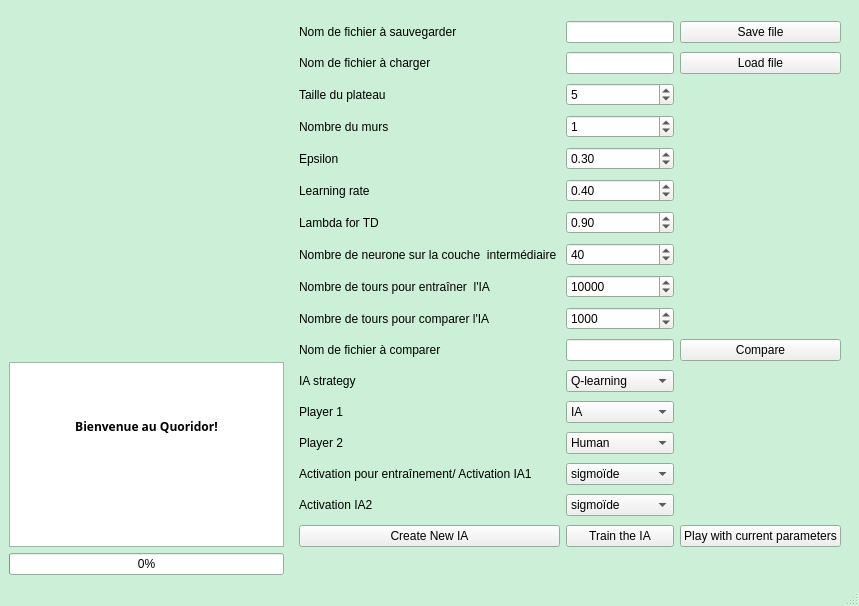
<?xml version="1.0" encoding="UTF-8"?>
<ui version="4.0">
 <class>MainWindow</class>
 <widget class="QMainWindow" name="MainWindow">
  <property name="geometry">
   <rect>
    <x>0</x>
    <y>0</y>
    <width>859</width>
    <height>606</height>
   </rect>
  </property>
  <property name="palette">
   <palette>
    <active>
     <colorrole role="Base">
      <brush brushstyle="SolidPattern">
       <color alpha="255">
        <red>255</red>
        <green>255</green>
        <blue>255</blue>
       </color>
      </brush>
     </colorrole>
     <colorrole role="Window">
      <brush brushstyle="SolidPattern">
       <color alpha="255">
        <red>204</red>
        <green>240</green>
        <blue>215</blue>
       </color>
      </brush>
     </colorrole>
    </active>
    <inactive>
     <colorrole role="Base">
      <brush brushstyle="SolidPattern">
       <color alpha="255">
        <red>255</red>
        <green>255</green>
        <blue>255</blue>
       </color>
      </brush>
     </colorrole>
     <colorrole role="Window">
      <brush brushstyle="SolidPattern">
       <color alpha="255">
        <red>204</red>
        <green>240</green>
        <blue>215</blue>
       </color>
      </brush>
     </colorrole>
    </inactive>
    <disabled>
     <colorrole role="Base">
      <brush brushstyle="SolidPattern">
       <color alpha="255">
        <red>204</red>
        <green>240</green>
        <blue>215</blue>
       </color>
      </brush>
     </colorrole>
     <colorrole role="Window">
      <brush brushstyle="SolidPattern">
       <color alpha="255">
        <red>204</red>
        <green>240</green>
        <blue>215</blue>
       </color>
      </brush>
     </colorrole>
    </disabled>
   </palette>
  </property>
  <property name="cursor">
   <cursorShape>PointingHandCursor</cursorShape>
  </property>
  <property name="windowTitle">
   <string> Quoridor</string>
  </property>
  <widget class="QWidget" name="centralwidget">
   <layout class="QGridLayout" name="gridLayout_2">
    <item row="2" column="2">
     <widget class="QProgressBar" name="progressBar">
      <property name="mouseTracking">
       <bool>false</bool>
      </property>
      <property name="autoFillBackground">
       <bool>false</bool>
      </property>
      <property name="value">
       <number>0</number>
      </property>
      <property name="textVisible">
       <bool>true</bool>
      </property>
      <property name="invertedAppearance">
       <bool>false</bool>
      </property>
     </widget>
    </item>
    <item row="1" column="2">
     <widget class="QTextEdit" name="textEdit">
      <property name="maximumSize">
       <size>
        <width>6044</width>
        <height>185</height>
       </size>
      </property>
      <property name="font">
       <font>
        <family>Segoe Print</family>
        <pointsize>9</pointsize>
        <weight>75</weight>
        <bold>true</bold>
       </font>
      </property>
      <property name="cursor" stdset="0">
       <cursorShape>PointingHandCursor</cursorShape>
      </property>
      <property name="readOnly">
       <bool>true</bool>
      </property>
      <property name="html">
       <string>&lt;!DOCTYPE HTML PUBLIC &quot;-//W3C//DTD HTML 4.0//EN&quot; &quot;http://www.w3.org/TR/REC-html40/strict.dtd&quot;&gt;
&lt;html&gt;&lt;head&gt;&lt;meta name=&quot;qrichtext&quot; content=&quot;1&quot; /&gt;&lt;style type=&quot;text/css&quot;&gt;
p, li { white-space: pre-wrap; }
&lt;/style&gt;&lt;/head&gt;&lt;body style=&quot; font-family:'Segoe Print'; font-size:9pt; font-weight:600; font-style:normal;&quot;&gt;
&lt;p align=&quot;center&quot; style=&quot;-qt-paragraph-type:empty; margin-top:0px; margin-bottom:0px; margin-left:0px; margin-right:0px; -qt-block-indent:0; text-indent:0px;&quot;&gt;&lt;br /&gt;&lt;/p&gt;
&lt;p align=&quot;center&quot; style=&quot;-qt-paragraph-type:empty; margin-top:0px; margin-bottom:0px; margin-left:0px; margin-right:0px; -qt-block-indent:0; text-indent:0px;&quot;&gt;&lt;br /&gt;&lt;/p&gt;
&lt;p align=&quot;center&quot; style=&quot;-qt-paragraph-type:empty; margin-top:0px; margin-bottom:0px; margin-left:0px; margin-right:0px; -qt-block-indent:0; text-indent:0px;&quot;&gt;&lt;br /&gt;&lt;/p&gt;
&lt;p align=&quot;center&quot; style=&quot; margin-top:0px; margin-bottom:0px; margin-left:0px; margin-right:0px; -qt-block-indent:0; text-indent:0px;&quot;&gt;Bienvenue au Quoridor!&lt;/p&gt;&lt;/body&gt;&lt;/html&gt;</string>
      </property>
     </widget>
    </item>
    <item row="0" column="3" rowspan="3">
     <widget class="QWidget" name="widget" native="true">
      <layout class="QGridLayout" name="gridLayout">
       <item row="0" column="0">
        <widget class="QLabel" name="label">
         <property name="text">
          <string>Nom de fichier à sauvegarder</string>
         </property>
        </widget>
       </item>
       <item row="0" column="1">
        <widget class="QLineEdit" name="savelineEdit">
         <property name="focusPolicy">
          <enum>Qt::WheelFocus</enum>
         </property>
        </widget>
       </item>
       <item row="0" column="2">
        <widget class="QPushButton" name="saveButton">
         <property name="focusPolicy">
          <enum>Qt::NoFocus</enum>
         </property>
         <property name="text">
          <string>Save file</string>
         </property>
        </widget>
       </item>
       <item row="1" column="0">
        <widget class="QLabel" name="label_2">
         <property name="text">
          <string>Nom de fichier à charger</string>
         </property>
        </widget>
       </item>
       <item row="1" column="1">
        <widget class="QLineEdit" name="loadlineEdit">
         <property name="focusPolicy">
          <enum>Qt::WheelFocus</enum>
         </property>
        </widget>
       </item>
       <item row="1" column="2">
        <widget class="QPushButton" name="loadButton">
         <property name="minimumSize">
          <size>
           <width>0</width>
           <height>0</height>
          </size>
         </property>
         <property name="focusPolicy">
          <enum>Qt::NoFocus</enum>
         </property>
         <property name="text">
          <string>Load file</string>
         </property>
        </widget>
       </item>
       <item row="2" column="0">
        <widget class="QLabel" name="label_3">
         <property name="text">
          <string>Taille du plateau</string>
         </property>
        </widget>
       </item>
       <item row="2" column="1">
        <widget class="QSpinBox" name="sizespinBox">
         <property name="focusPolicy">
          <enum>Qt::WheelFocus</enum>
         </property>
         <property name="minimum">
          <number>3</number>
         </property>
         <property name="maximum">
          <number>9</number>
         </property>
         <property name="value">
          <number>5</number>
         </property>
        </widget>
       </item>
       <item row="3" column="0">
        <widget class="QLabel" name="label_4">
         <property name="text">
          <string>Nombre du murs</string>
         </property>
        </widget>
       </item>
       <item row="3" column="1">
        <widget class="QSpinBox" name="nbrWallpinBox">
         <property name="focusPolicy">
          <enum>Qt::WheelFocus</enum>
         </property>
         <property name="maximum">
          <number>10</number>
         </property>
         <property name="value">
          <number>1</number>
         </property>
        </widget>
       </item>
       <item row="4" column="0">
        <widget class="QLabel" name="label_5">
         <property name="text">
          <string>Epsilon</string>
         </property>
        </widget>
       </item>
       <item row="4" column="1">
        <widget class="QDoubleSpinBox" name="epsilonSpinBox">
         <property name="focusPolicy">
          <enum>Qt::WheelFocus</enum>
         </property>
         <property name="maximum">
          <double>1.000000000000000</double>
         </property>
         <property name="singleStep">
          <double>0.010000000000000</double>
         </property>
         <property name="value">
          <double>0.300000000000000</double>
         </property>
        </widget>
       </item>
       <item row="5" column="0">
        <widget class="QLabel" name="label_6">
         <property name="text">
          <string>Learning rate</string>
         </property>
        </widget>
       </item>
       <item row="5" column="1">
        <widget class="QDoubleSpinBox" name="learningRateSpinBox">
         <property name="focusPolicy">
          <enum>Qt::WheelFocus</enum>
         </property>
         <property name="maximum">
          <double>1.000000000000000</double>
         </property>
         <property name="singleStep">
          <double>0.010000000000000</double>
         </property>
         <property name="value">
          <double>0.400000000000000</double>
         </property>
        </widget>
       </item>
       <item row="6" column="0">
        <widget class="QLabel" name="label_7">
         <property name="text">
          <string>Lambda for TD</string>
         </property>
        </widget>
       </item>
       <item row="6" column="1">
        <widget class="QDoubleSpinBox" name="lambdaSpinBox">
         <property name="focusPolicy">
          <enum>Qt::WheelFocus</enum>
         </property>
         <property name="maximum">
          <double>1.000000000000000</double>
         </property>
         <property name="singleStep">
          <double>0.010000000000000</double>
         </property>
         <property name="value">
          <double>0.900000000000000</double>
         </property>
        </widget>
       </item>
       <item row="7" column="0">
        <widget class="QLabel" name="label_8">
         <property name="text">
          <string>Nombre de neurone sur la couche  intermédiaire </string>
         </property>
        </widget>
       </item>
       <item row="7" column="1">
        <widget class="QSpinBox" name="neuronespinBox">
         <property name="focusPolicy">
          <enum>Qt::WheelFocus</enum>
         </property>
         <property name="maximum">
          <number>500000000</number>
         </property>
         <property name="singleStep">
          <number>10</number>
         </property>
         <property name="value">
          <number>40</number>
         </property>
        </widget>
       </item>
       <item row="8" column="0">
        <widget class="QLabel" name="nbrentrainementlabel">
         <property name="text">
          <string>Nombre de tours pour entraîner  l'IA</string>
         </property>
        </widget>
       </item>
       <item row="8" column="1">
        <widget class="QSpinBox" name="trainspinBox">
         <property name="focusPolicy">
          <enum>Qt::WheelFocus</enum>
         </property>
         <property name="maximum">
          <number>999999999</number>
         </property>
         <property name="singleStep">
          <number>1</number>
         </property>
         <property name="value">
          <number>10000</number>
         </property>
        </widget>
       </item>
       <item row="9" column="0">
        <widget class="QLabel" name="nbrentrainementlabel_2">
         <property name="text">
          <string>Nombre de tours pour comparer l'IA</string>
         </property>
        </widget>
       </item>
       <item row="9" column="1">
        <widget class="QSpinBox" name="comparespinBox">
         <property name="focusPolicy">
          <enum>Qt::WheelFocus</enum>
         </property>
         <property name="maximum">
          <number>999999999</number>
         </property>
         <property name="value">
          <number>1000</number>
         </property>
        </widget>
       </item>
       <item row="10" column="0">
        <widget class="QLabel" name="label_9">
         <property name="text">
          <string>Nom de fichier à comparer</string>
         </property>
        </widget>
       </item>
       <item row="10" column="1">
        <widget class="QLineEdit" name="comparelineEdit">
         <property name="focusPolicy">
          <enum>Qt::ClickFocus</enum>
         </property>
        </widget>
       </item>
       <item row="10" column="2">
        <widget class="QPushButton" name="comparepushButton">
         <property name="focusPolicy">
          <enum>Qt::NoFocus</enum>
         </property>
         <property name="text">
          <string>Compare</string>
         </property>
        </widget>
       </item>
       <item row="11" column="0">
        <widget class="QLabel" name="label_10">
         <property name="text">
          <string>IA strategy</string>
         </property>
        </widget>
       </item>
       <item row="11" column="1">
        <widget class="QComboBox" name="strategycomboBox">
         <property name="focusPolicy">
          <enum>Qt::NoFocus</enum>
         </property>
         <property name="editable">
          <bool>false</bool>
         </property>
         <item>
          <property name="text">
           <string>Q-learning</string>
          </property>
         </item>
         <item>
          <property name="text">
           <string>TD-lambda</string>
          </property>
         </item>
         <item>
          <property name="text">
           <string>Q-lambda</string>
          </property>
         </item>
        </widget>
       </item>
       <item row="12" column="0">
        <widget class="QLabel" name="label_13">
         <property name="text">
          <string>Player 1</string>
         </property>
        </widget>
       </item>
       <item row="12" column="1">
        <widget class="QComboBox" name="player1comboBox">
         <property name="focusPolicy">
          <enum>Qt::NoFocus</enum>
         </property>
         <property name="editable">
          <bool>false</bool>
         </property>
         <item>
          <property name="text">
           <string>IA</string>
          </property>
         </item>
         <item>
          <property name="text">
           <string>Human</string>
          </property>
         </item>
        </widget>
       </item>
       <item row="13" column="0">
        <widget class="QLabel" name="label_14">
         <property name="text">
          <string>Player 2</string>
         </property>
        </widget>
       </item>
       <item row="13" column="1">
        <widget class="QComboBox" name="player2comboBox">
         <property name="focusPolicy">
          <enum>Qt::NoFocus</enum>
         </property>
         <property name="editable">
          <bool>false</bool>
         </property>
         <item>
          <property name="text">
           <string>Human</string>
          </property>
         </item>
         <item>
          <property name="text">
           <string>IA</string>
          </property>
         </item>
        </widget>
       </item>
       <item row="14" column="0">
        <widget class="QLabel" name="label_11">
         <property name="text">
          <string>Activation pour entraînement/ Activation IA1</string>
         </property>
        </widget>
       </item>
       <item row="14" column="1">
        <widget class="QComboBox" name="activ1comboBox">
         <item>
          <property name="text">
           <string>sigmoïde </string>
          </property>
         </item>
         <item>
          <property name="text">
           <string>tanh</string>
          </property>
         </item>
         <item>
          <property name="text">
           <string>ReLU</string>
          </property>
         </item>
         <item>
          <property name="text">
           <string>LeakyReLU</string>
          </property>
         </item>
         <item>
          <property name="text">
           <string>swish</string>
          </property>
         </item>
        </widget>
       </item>
       <item row="15" column="0">
        <widget class="QLabel" name="label_12">
         <property name="text">
          <string>Activation IA2</string>
         </property>
        </widget>
       </item>
       <item row="15" column="1">
        <widget class="QComboBox" name="activ2comboBox">
         <item>
          <property name="text">
           <string>sigmoïde </string>
          </property>
         </item>
         <item>
          <property name="text">
           <string>tanh</string>
          </property>
         </item>
         <item>
          <property name="text">
           <string>ReLU</string>
          </property>
         </item>
         <item>
          <property name="text">
           <string>LeakyReLU</string>
          </property>
         </item>
         <item>
          <property name="text">
           <string>swish</string>
          </property>
         </item>
        </widget>
       </item>
       <item row="16" column="0">
        <widget class="QPushButton" name="createButton">
         <property name="focusPolicy">
          <enum>Qt::NoFocus</enum>
         </property>
         <property name="text">
          <string>Create New IA</string>
         </property>
        </widget>
       </item>
       <item row="16" column="1">
        <widget class="QPushButton" name="trainButton">
         <property name="focusPolicy">
          <enum>Qt::NoFocus</enum>
         </property>
         <property name="text">
          <string>Train the IA</string>
         </property>
        </widget>
       </item>
       <item row="16" column="2">
        <widget class="QPushButton" name="playButton">
         <property name="focusPolicy">
          <enum>Qt::NoFocus</enum>
         </property>
         <property name="text">
          <string>Play with current parameters</string>
         </property>
        </widget>
       </item>
      </layout>
     </widget>
    </item>
   </layout>
  </widget>
  <widget class="QMenuBar" name="menubar">
   <property name="geometry">
    <rect>
     <x>0</x>
     <y>0</y>
     <width>859</width>
     <height>21</height>
    </rect>
   </property>
  </widget>
  <widget class="QStatusBar" name="statusbar"/>
 </widget>
 <resources/>
 <connections/>
</ui>
